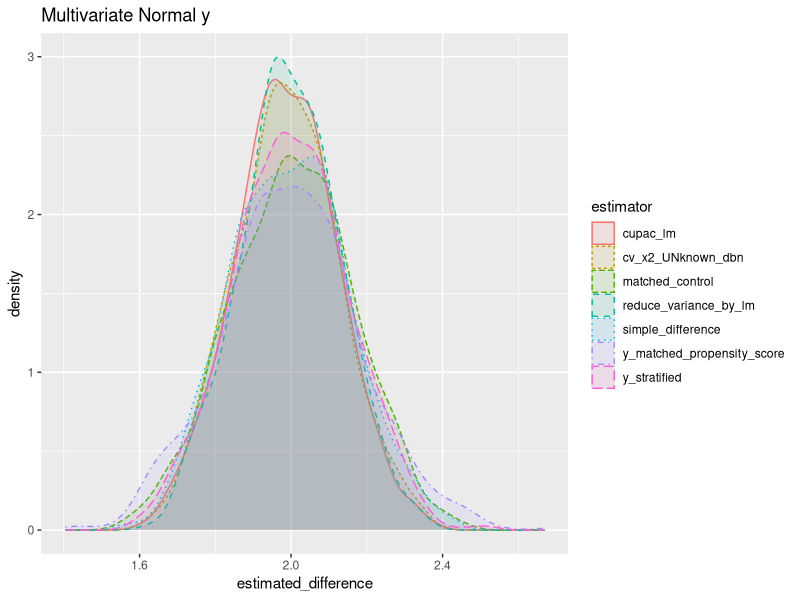
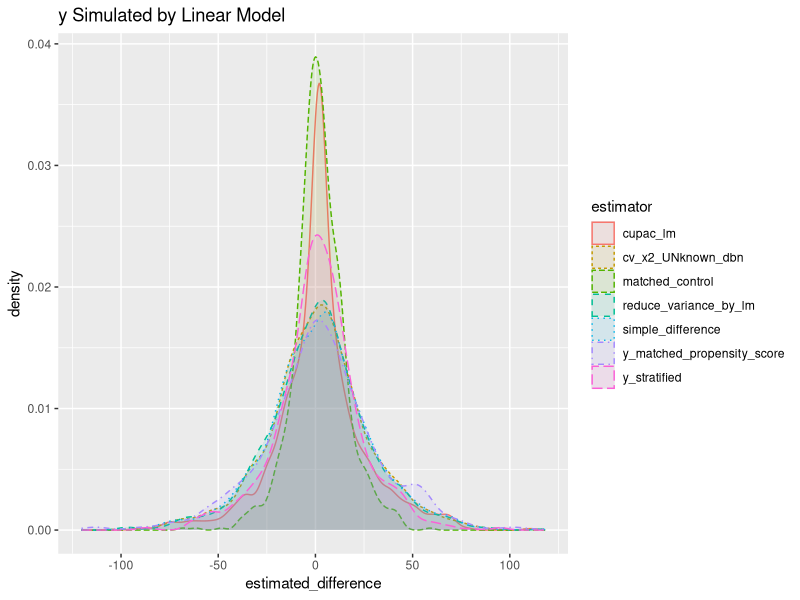

These charts were generated, in order, by the following R code:
## ---- chunk 1
knitr::opts_chunk$set(echo = TRUE)

library(MASS)
library(tidyverse)
library(ranger)
## ---- chunk 2
run_1_experiment <- function( n_control_group,
                              n_target_group,
                              n_training_group,
                              population_sim_method = c( 
                                                         "multivariate_normal",
                                                         "linear_model_with_interactions",
                                                         "tree"        # not implemented yet
                                                       ),
                              effect_size
                            ){

   results_this_experiment <- c( true_difference = effect_size )
  
   # simulate populations --------------------------------------------------------------------------------
   if( population_sim_method == "multivariate_normal" ){
     
       control_mu <- c( y  = 5,
                        x1 = 2,
                        x2 = -1,
                        x3 = 0
                      )
       
       target_mu <- c( y  = control_mu["y"] + effect_size,
                       x1 = 2,
                       x2 = -1,
                       x3 = 0
                     )
       names(target_mu) <- c("y","x1","x2","x3")
       
       shared_sigma <- matrix( c(    # y     x1     x2     x3 
                                      1  ,   0.2,   0.5,   0.3, # y 
                                      0.2,   1  ,   0.7,   0.1, # x1 
                                      0.5,   0.7,   1  ,   0.6, # x2 
                                      0.3,   0.1,   0.6,   1     # x3 
                                 ),
                               byrow = TRUE,
                               nrow = 4,
                               ncol = 4
                              )
       colnames(shared_sigma) <- c("y","x1","x2","x3")
       rownames(shared_sigma) <- colnames(shared_sigma)
       
       control_group <- 
         MASS::mvrnorm( n     = n_control_group,
                        mu    = control_mu,
                        Sigma = shared_sigma
                       ) %>% 
         as_tibble()
       
       target_group <- 
         MASS::mvrnorm( n     = n_target_group,
                        mu    = target_mu,
                        Sigma = shared_sigma
                       ) %>% 
         as_tibble()
      
       training_data <- 
         MASS::mvrnorm( n     = n_training_group,
                        mu    = control_mu,
                        Sigma = shared_sigma
                       ) %>% 
         as_tibble()
   } else if( population_sim_method == "linear_model_with_interactions" ){
    
      x1_effect <- sample(0:10, size=1) 
      x2_effect <- sample(0:10, size=1)
      x3_effect <- sample(0:10, size=1)
      x1_x2_effect <- sample(0:10, size=1)
      x1_x3_effect <- sample(0:10, size=1)
      x2_x3_effect <- sample(0:10, size=1)
      x1_x2_x3_effect <- sample(0:10, size=1)
      
      control_group <- tibble( x1 = runif( n=n_control_group, min=-5, max=5 ),
                               x2 = runif( n=n_control_group, min=-5, max=5 ),
                               x3 = runif( n=n_control_group, min=-5, max=5 )
                             ) 
      control_group$y <- 
            x1_effect*control_group$x1 + 
            x2_effect*control_group$x2 + 
            x3_effect*control_group$x3 +
            x1_x2_effect*control_group$x1*control_group$x2 +
            x1_x3_effect*control_group$x1*control_group$x3 +
            x2_x3_effect*control_group$x2*control_group$x3 +
            x1_x2_x3_effect*control_group$x1*control_group$x2*control_group$x3 +
            rnorm( nrow(control_group), mean=0, sd=1 )
      control_group <- control_group %>% dplyr::select(y, x1, x2, x3)
      target_group <- tibble( x1 = runif( n=n_target_group, min=-5, max=5 ),
                               x2 = runif( n=n_target_group, min=-5, max=5 ),
                               x3 = runif( n=n_target_group, min=-5, max=5 )
                             ) 
      target_group$y <- 
            effect_size +
            x1_effect*target_group$x1 + 
            x2_effect*target_group$x2 + 
            x3_effect*target_group$x3 +
            x1_x2_effect*target_group$x1*target_group$x2 +
            x1_x3_effect*target_group$x1*target_group$x3 +
            x2_x3_effect*target_group$x2*target_group$x3 +
            x1_x2_x3_effect*target_group$x1*target_group$x2*target_group$x3 +
            rnorm( nrow(target_group), mean=0, sd=1 )  
      target_group <- target_group %>% dplyr::select(y, x1, x2, x3)
      training_data <- tibble( x1 = runif( n=n_training_group, min=-5, max=5 ),
                               x2 = runif( n=n_training_group, min=-5, max=5 ),
                               x3 = runif( n=n_training_group, min=-5, max=5 )
                             ) 
      training_data$y <- 
            x1_effect*training_data$x1 + 
            x2_effect*training_data$x2 + 
            x3_effect*training_data$x3 +
            x1_x2_effect*training_data$x1*training_data$x2 +
            x1_x3_effect*training_data$x1*training_data$x3 +
            x2_x3_effect*training_data$x2*training_data$x3 +
            x1_x2_x3_effect*training_data$x1*training_data$x2*training_data$x3 +
            rnorm( nrow(training_data), mean=0, sd=1 )     
      training_data <- training_data %>% dplyr::select(y, x1, x2, x3) 
  }
   
  # calculate estimators of E[Y|target] - E[Y|control] --------------------------------------------------
   
  # calculate simple difference mean(target y) - mean(control y):
  results_this_experiment["simple_difference"] <- mean(target_group$y) - mean(control_group$y)
   
  # using control variate X2, with unknown distribution (i.e. must estimate COV[Y,X2] and VAR[X2]): 
  pooled_y <- c( control_group$y, target_group$y ) 
  pooled_x2 <- c( control_group$x2, target_group$x2 ) 
  theta <- cov( pooled_y, pooled_x2 ) /
           var( pooled_x2 )
  results_this_experiment["cv_x2_UNknown_dbn"] <- 
             mean(target_group$y) -
             mean(control_group$y) -    
             ( theta * mean(target_group$x2) ) + 
             ( theta * mean(control_group$x2) ) 
  
  # create matched control group:
  # (sample with replacement)
  combined_target_control <- 
    bind_rows( target_group %>% dplyr::select(x1, x2, x3) %>% dplyr::mutate(test_control="test")
               ,
               control_group %>% dplyr::select(x1, x2, x3) %>% dplyr::mutate(test_control="control")  
            )
  distmat <- dist(      x = combined_target_control[, c("x1","x2","x3")],
                   method = "euclidean"
                 ) %>% 
              as.matrix()
  target_indices <- which(combined_target_control$test_control=="test")
  control_indices <- which(combined_target_control$test_control=="control")
  distmat <- distmat[ target_indices, control_indices ] # rows as only target, columns as only control 
  closest_control_indices <- apply(      X = distmat,
                                    MARGIN = 1,                       # apply function to each row
                                       FUN = function(row){ which.min(row) }
                                    )
  matched_control_group <- control_group[closest_control_indices, ]
  results_this_experiment["matched_control"] <- mean(target_group$y) - mean(matched_control_group$y)
  
  # CUPAC linear model
  training_data_for_model <- data.frame( y  = training_data$y,
                                         x1 = training_data$x1,
                                         x2 = training_data$x2,
                                         x3 = training_data$x3
                                       )
  fit_lm <- lm( y ~ x1 + x2 + x3 + .*., data=training_data_for_model  )      # including all degree-2 interactions too
  yhat_control <- predict(  object = fit_lm,
                           newdata = control_group
                         )
  yhat_target <- predict(  object = fit_lm,
                          newdata = target_group
                        )
  pooled_y <- c( control_group$y, target_group$y ) 
  pooled_yhat <- c( yhat_control, yhat_target ) 
  # estimate theta:
  theta <- cov( pooled_y, pooled_yhat ) /
           var( pooled_yhat )
  results_this_experiment["cupac_lm"] <- 
             mean(target_group$y) -
             mean(control_group$y) -    
             ( theta * mean(yhat_target) ) + 
             ( theta * mean(yhat_control) ) 
  
  # stratify y based on quantiles of X:
  combined_target_control <- 
      bind_rows( target_group %>% dplyr::mutate(test_control="test")
                 ,
                 control_group %>% dplyr::mutate(test_control="control")  
              ) %>% 
      mutate( x1_median = median(x1),
              x2_median = median(x2),
              x3_median = median(x3)
            ) %>% 
      mutate( stratum = paste0( as.numeric(x1>x1_median),
                                as.numeric(x2>x2_median),
                                as.numeric(x3>x3_median)
                              )
            ) 
  within_strata_calc <- 
    combined_target_control %>% 
        group_by( stratum ) %>% 
        summarise( n_test_in_stratum = sum( if_else(test_control=="test",1,0) ),
                   n_control_in_stratum = sum( if_else(test_control=="control",1,0) ),
                   sum_test_y_in_stratum = sum( if_else(test_control=="test",y,0) ),
                   sum_control_y_in_stratum = sum( if_else(test_control=="control",y,0) ),
                   .groups = "drop"     # drop grouping after summarise
                 ) %>% 
        filter( n_test_in_stratum > 0 & n_control_in_stratum > 0 ) %>%     # discard strata without both test & control
        mutate( # estimate treatment effect on y in each stratum:
                y_diff_est_in_stratum = sum_test_y_in_stratum/n_test_in_stratum - 
                                        sum_control_y_in_stratum/n_control_in_stratum
              ) 
  within_strata_calc$stratum_weight <- 
    ( within_strata_calc$n_test_in_stratum + within_strata_calc$n_control_in_stratum ) /
    ( sum(within_strata_calc$n_test_in_stratum) + sum(within_strata_calc$n_control_in_stratum) )
  
  results_this_experiment["y_stratified"] <- sum( within_strata_calc$y_diff_est_in_stratum * within_strata_calc$stratum_weight )
  
  # propensity score matching
  combined_target_control <- 
      bind_rows( target_group %>% dplyr::mutate(test_control="test")
                 ,
                 control_group %>% dplyr::mutate(test_control="control")  
              ) 
  propensity_model_logreg <- glm( formula = test_control ~ x1+x2+x3,
                                     data = combined_target_control %>% mutate( test_control = if_else(test_control=="test",1,0) ),
                                   family = binomial(link="logit") 
                                )
  target_group_propensity_scores <- predict(  object = propensity_model_logreg,
                                             newdata = target_group,
                                                type = "link"                # return scores on the link scale 
                                    )
  holdout_group_propensity_scores <- predict(  object = propensity_model_logreg,
                                              newdata = control_group,
                                                 type = "link"                # return scores on the link scale 
                                    )
  y_diff_vec <- rep( as.numeric(NA), n_target_group )
  for( target_customer_i in 1:n_target_group ){
      this_target_customer_propensity_score <- target_group_propensity_scores[ target_customer_i ]
      this_target_customer_y <- target_group$y[target_customer_i]
      closest_holdout_propensity_score <- which.min( abs(this_target_customer_propensity_score-holdout_group_propensity_scores) )
      propensity_matched_control_customer_y <- control_group$y[closest_holdout_propensity_score] 
      y_diff_vec[target_customer_i] <- this_target_customer_y - propensity_matched_control_customer_y     
  }
  results_this_experiment["y_matched_propensity_score"] <- mean(y_diff_vec)
  
  # reduce variance with linear regression model:
  combined_target_control <- 
    bind_rows( target_group %>% dplyr::mutate(test_control="test")
               ,
               control_group %>% dplyr::mutate(test_control="control")  
             ) %>% 
    mutate( test_control = factor(test_control, levels=c("control","test")) )
  fit_lm <- lm( formula = y ~ x1 + x2 + x3 + test_control,
                   data = combined_target_control    
              )
  results_this_experiment["reduce_variance_by_lm"] <- coef(fit_lm)["test_controltest"] 
  
  # repeated CUPED (one covariate at a time):
  # (note: could only include covariates X passing a chosen correlation threshold with Y)
  for( X_j in 1:3 ){
    
    
  }
  
  return( results_this_experiment )                   
}
## ---- chunk 3

# user inputs ------------------------------------------
n_experiments_to_run <- 1000
n_control_group <- 50
n_target_group <- 200
n_training_group <- 200
population_simulation_method <- "multivariate_normal" 
true_effect_size <- 2
# ------------------------------------------------------

store_experiment_results_matrix <- matrix( 
                                           rep( as.numeric(NA), 8 * n_experiments_to_run ),
                                           ncol = 8
                                        )
colnames( store_experiment_results_matrix ) <- 
  c( "true_difference", 
     "simple_difference",
     "cv_x2_UNknown_dbn",
     "matched_control",
     "cupac_lm",
     "y_stratified",
     "y_matched_propensity_score",
     "reduce_variance_by_lm"
    )
rownames( store_experiment_results_matrix ) <- 
  paste( "experiment", 1:n_experiments_to_run ) 

for( i in 1:n_experiments_to_run ){
  
  store_experiment_results_matrix[i,] <-  
        run_1_experiment(       
                                n_control_group = n_control_group,
                                 n_target_group = n_target_group,
                               n_training_group = n_training_group,
                          population_sim_method = population_simulation_method,
                                    effect_size = true_effect_size
                        )  
}

head(store_experiment_results_matrix)
## ---- chunk 4

data_for_plot <- 
  tibble(            estimator = "simple_difference",
          estimated_difference = store_experiment_results_matrix[,"simple_difference"]  
        )
for( col_j in 3:ncol(store_experiment_results_matrix) ){
  
  estimator_name <- colnames(store_experiment_results_matrix)[col_j]
  data_for_plot <- bind_rows(
                              data_for_plot
                              ,
                              tibble(            estimator = estimator_name,
                                      estimated_difference = store_experiment_results_matrix[,estimator_name]
                                     )
                   )
}
 
ggplot( data = data_for_plot,
        aes(  
                    x = estimated_difference,
             group    = estimator,
             fill     = estimator,
             colour   = estimator,
             linetype = estimator
           )  
      ) + 
  geom_density( alpha=0.1 ) +
  labs( title = "Multivariate Normal y" )
  
## ---- chunk 5
# user inputs ------------------------------------------
n_experiments_to_run <- 1000
n_control_group <- 50
n_target_group <- 200
n_training_group <- 200
population_simulation_method <- "linear_model_with_interactions" 
true_effect_size <- 2
# ------------------------------------------------------

store_experiment_results_matrix <- matrix( 
                                           rep( as.numeric(NA), 8 * n_experiments_to_run ),
                                           ncol = 8
                                        )
colnames( store_experiment_results_matrix ) <- 
  c( "true_difference", 
     "simple_difference",
     "cv_x2_UNknown_dbn",
     "matched_control",
     "cupac_lm",
     "y_stratified",
     "y_matched_propensity_score",
     "reduce_variance_by_lm"
    )
rownames( store_experiment_results_matrix ) <- 
  paste( "experiment", 1:n_experiments_to_run ) 

for( i in 1:n_experiments_to_run ){
  
  store_experiment_results_matrix[i,] <-  
        run_1_experiment(       
                                n_control_group = n_control_group,
                                 n_target_group = n_target_group,
                               n_training_group = n_training_group,
                          population_sim_method = population_simulation_method,
                                    effect_size = true_effect_size
                        )  
}

head(store_experiment_results_matrix)

## ---- chunk 6
data_for_plot <- 
  tibble(            estimator = "simple_difference",
          estimated_difference = store_experiment_results_matrix[,"simple_difference"]  
        )
for( col_j in 3:ncol(store_experiment_results_matrix) ){
  
  estimator_name <- colnames(store_experiment_results_matrix)[col_j]
  data_for_plot <- bind_rows(
                              data_for_plot
                              ,
                              tibble(            estimator = estimator_name,
                                      estimated_difference = store_experiment_results_matrix[,estimator_name]
                                     )
                   )
}
 
ggplot( data = data_for_plot,
        aes(        x = estimated_difference,
               group  = estimator,
               fill   = estimator,
               colour = estimator,
             linetype = estimator
           )  
      ) + 
  geom_density( alpha=0.1 ) +
  labs( title = "y Simulated by Linear Model" )
